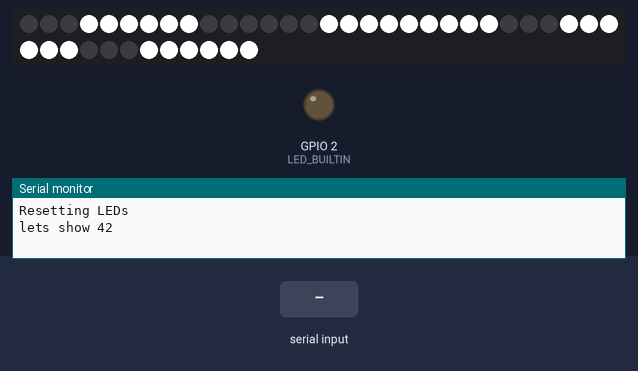
The sketch below on a simulated ESP8266 (NodeMCU). Shown: 42 RGB LEDs in strip order, left to right, continuing on the next row, output pins drawn as LEDs (lit = HIGH, except the on-board LED, lit = LOW), the last lines printed to the serial monitor. The test bench sets the inputs (shaded band).

Above: at 1.2 s.
1.3 s: "D\n" received over Serial
At 1.7 s:
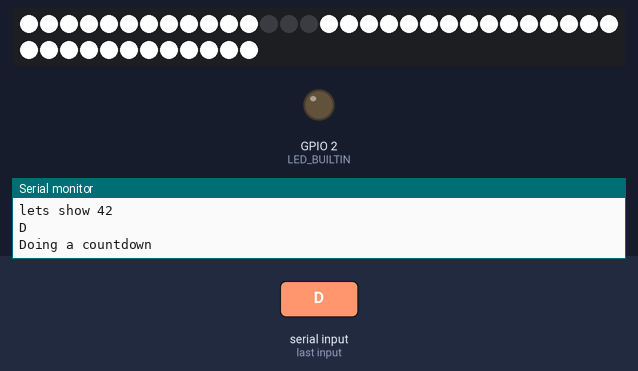
At 2.7 s:
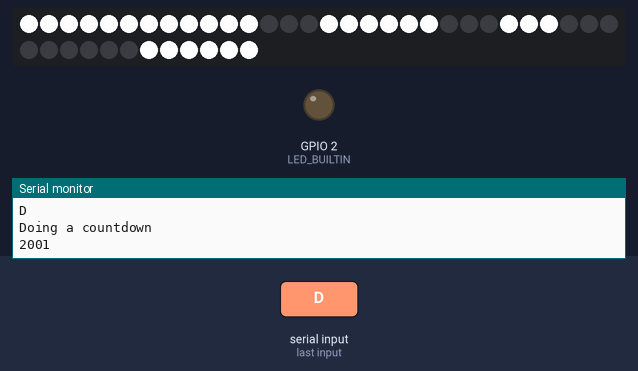
2.8 s: "C\n" received over Serial
Timing chart, 0 to 5.8 s (numbered marks = the images above; inputs shaded):
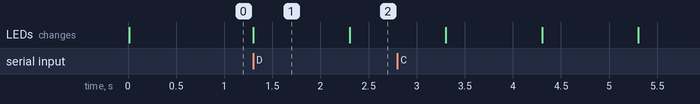

Measured:
- after the input at 1.3 s, the LEDs: first change at once (image 1 shows a later state)
- what the display in image 1 shows lasts 1.0 s, from 1.3 s to 2.3 s

The sketch:

fat88-nodemcu-ws2812.ino
```cpp
// fat88
// a 2 x 7-segment-display from smartLEDs
//
// Modes:
// A - Strand Test. Simply scrolls through all of the leds.
// B #ffffff/2,#000000/3 - will fill the string with 2 white and 3 black leds, alternatingly.
// C[nn] with n = 0...9,A,b,C,d,E,F,g,h,i,J,K,L,-,n,o,P,q,r,S,t,U,v,-,-,y,Z - show character
// F[int] = set the fade time in milliseconds
// T = show clock. Shows the real time.
// T[hhmm] = set the clock.
// S = Stopwatch. Starts with seconds, then progresses to minutes
// D[secs] = CountDown. While secs>60, shows the minutes.
// R[hhmm] = set the alaRm.
// 0=do nothig


// Values
// numLEDS = 42
// functions:
// interrrupt: trying to call this with about 50Hz.
//      fades the content of curValues based on fadeSpeed and updateTimestamp towards the futValues

#define DEBUG 1
//#define NODEMCU

#define wsPin 10
// on an arduino we use pin 10. // on a nodemcu, use D0 (ESP8266 pin GPIO16)

#ifdef NODEMCU
 #include <ESP8266WiFi.h>
 WiFiServer server(80);
#endif


#include <Adafruit_NeoPixel.h>
const char* ssid = "r199 Guest Network";
const char* password = "seiunsergast";


#define numLEDs 42
int btnPin = 11; // this would be a button to toggle the various modes
int i=0;
unsigned long timer=0;
String inputString = "";         // a string to hold incoming data
boolean stringComplete = false;  // whether the string is complete
char mode ='C';                 // stores the mode of the entire device.
uint32_t vt[numLEDs];     // target value
unsigned long countDown;
float delta;
char buf[12];
char a;
Adafruit_NeoPixel strip = Adafruit_NeoPixel(numLEDs, wsPin, NEO_GRB + NEO_KHZ800);

void setup() {
  Serial.begin(115200);
    // reserve 200 bytes for the inputString:
  inputString.reserve(500);
  delay(10);

  pinMode(LED_BUILTIN, OUTPUT);
  digitalWrite(LED_BUILTIN,HIGH); //!digitalRead(LED_BUILTIN)

  pinMode(wsPin, OUTPUT);

  strip.begin();
  strip.show(); // Initialize all pixels to 'off'
  Serial.println("Resetting LEDs");

  #ifdef NODEMCU
    // Connect to WiFi network
    Serial.println();
    Serial.println();
    Serial.print("Connecting to ");
    Serial.println(ssid);

    WiFi.begin(ssid, password);

    while (WiFi.status() != WL_CONNECTED) {
      delay(500);
      Serial.print(".");
    }
    Serial.println("");
    Serial.println("WiFi connected");

    // Start the server
    server.begin();
    Serial.println("Server started");

    // Print the IP address
    Serial.print("Use this URL to connect: ");
    Serial.print("http://");
    Serial.print(WiFi.localIP());
    Serial.println("/");
  #endif

  // DEBUG CODE
  #ifdef DEBUG
    Serial.println("lets show 42");
    set7Seg('4','2');
  #endif

  mode='0';
}

void loop() {

  // latzily turn the control LED on ledPin (onboard) on 'n' off
  if (millis()>(timer+2000)) {
     timer=millis();
     //digitalWrite(LED_BUILTIN,HIGH); //!digitalRead(LED_BUILTIN)
     #ifdef DEBUG
      Serial.println(millis());
     #endif
    }

  // parse the string when a newline arrives:
  if (stringComplete) {
    Serial.println(inputString);
    if ((inputString.length()>2) && (inputString.charAt(0)=='C')){ // char mode
        mode='C';
        set7Seg(inputString.charAt(1),inputString.charAt(2)); //
      } else
      if (inputString.charAt(0)=='D') {
        mode='D';
        countDown=millis()+99000;
        Serial.println("Doing a countdown");
      }
    // clear the string:
    inputString = "";
    stringComplete = false;
  }

  // do something according to the mode.
  // currently only C and D are working

  switch (mode) {
    case 'D':
      delta=countDown-millis();
      if (delta<1000) {
        mode='0';
        delta=0;
        Serial.println("Countdown done.");
        }
      itoa(int(delta/10000),buf,10);
      a=buf[0];
      itoa((int(delta/1000)%10),buf,10);
      set7Seg(a,buf[0]);
    break;

    case 'C':
      // nothing to do here.
    break;

// now work on the color.


}

  #ifdef NODEMCU

  // Check if a client has connected
  WiFiClient client = server.available();
  if (!client) {
    return;
  }

  // Wait until the client sends some data
  Serial.println("new client");
  while(!client.available()){
    delay(1);
  }

  // Read the first line of the request
  String request = client.readStringUntil('\r');
  Serial.println(request);
  client.flush();

  // Match the request

  int value = LOW;
  if (request.indexOf("/LED=ON") != -1)  {
    for (i=0 ; i<numLEDs ; i++) {
      strip.setPixelColor(i, strip.Color(255,255,255));
    }
    strip.show();
    mode='0';
    value = HIGH;
  }
  if (request.indexOf("/LED=OFF") != -1)  {
    for (i=0 ; i<numLEDs ; i++) {
      strip.setPixelColor(i, strip.Color(0,0,0));
    }
    strip.show();
    mode='0';
    value = LOW;
  }

  if (request.indexOf("/LED=TEST") != -1) {
    mode='C';
  }

  // Return the response
  client.println("HTTP/1.1 200 OK");
  client.println("Content-Type: text/html");
  client.println(""); //  do not forget this one
  client.println("<!DOCTYPE HTML>");
  client.println("<html>");

  client.print("Led pin is now: ");

  if(value == HIGH) {
    client.print("On");
  } else {
    client.print("Off");
  }

  client.println("<br><br>");
  client.println("<a href=\"/LED=ON\"\"><button>All On</button></a>");
  client.println("<a href=\"/LED=OFF\"\"><button>All Off</button></a>");
  client.println("<a href=\"/LED=TEST\"\"><button>Strand Test</button></a><br />");
  client.println("</html>");

  delay(1);
  Serial.println("Client disonnected");
  Serial.println("");
  #endif
}
/*
  SerialEvent occurs whenever a new data comes in the
 hardware serial RX.  This routine is run between each
 time loop() runs, so using delay inside loop can delay
 response.  Multiple bytes of data may be available.
 */
void serialEvent() {
  while (Serial.available()) {
    // get the new byte:
    char inChar = (char)Serial.read();
    // add it to the inputString:
    inputString += inChar;
    // if the incoming character is a newline, set a flag
    // so the main loop can do something about it:
    if (inChar == '\n') {
      stringComplete = true;
    }
  }
}
```

segclockconsts.ino
```cpp
// fat88
// addressing mode functions & constants

// the letters that can be displayed:
String ciphers="0123456789ABCDEFGHIJKLMNOPQRSTUVWXYZ-_ =";

// this array stores the bit map for each letter that can be displayed.Since we have 7 segments, there are 7 bits for each cipher
// numbered in reading direction, MSB is on top and LSB on bottom.
char ciphSegs[]={B1110111,B0010010,B1011101,B1011011,B0111010,B1101011,B1101111,B1010010,B1111111,B1111011,
                 B1111110,B0101111,B1100101,B0011111,B1101101,B1101100,B1111011,B0101110,B0100100,B1010111,B0111110,B0100101,B1110000,B0001110,B0001111,B1111100,B1111010,B0001100,B1101011,B0101101,B0110111,B0000111,B0000000,B0000000,B0111011,B1011101,
                 B0001000,B0000001,B0000000,B1000000};

// this array stores a map of LED IDs for each segment that needs to be controlled.
// there can be 3 LEDs for each segment. Since cabling may be arbitrary, there is a separate mapping for the left and right digit
byte segMap[2][7][3] = {
                      {   {0,1,2},{20,19,18} ,{3,4,5} ,{17,16,15} ,{14,13,12} ,{6,7,8} ,{11,10,9} },
                      {  {36,37,38},{35,34,33} ,{39,40,41} ,{29,28,27} ,{32,31,30} ,{26,25,24} ,{21,22,23} }
};

byte cycler=0;

void set7Seg(char ciphL,char ciphR) {

    byte c=ciphers.indexOf(ciphL);
    if (c==-1) {
      return;
    }
    // step through the seven segments and look up the three LED-IDs for each
    //Serial.println(ciphSegs[c],BIN);

    for (byte i=0;i<7;i++){
      boolean b=(ciphSegs[c] >> (6-i)) & B0000001;
      for (byte j=0; j<3;j++) {

        if (!b){
            /* #ifdef DEBUG
            Serial.print( segMap[side][i][j]);
            Serial.println ("-OFF");
            #endif
            */
            setLED(segMap[0][i][j],0x0);
          } else {
            /*#ifdef DEBUG
            Serial.print( segMap[side][i][j]);
            Serial.println ("-ON");
            #endif  */
            setLED(segMap[0][i][j],0xffffff);
        }

      }
    }

    c=ciphers.indexOf(ciphR);
    if (c==-1) {
      return;
    }

    for (byte i=0;i<7;i++){
      boolean b=(ciphSegs[c] >> (6-i)) & B0000001;
      for (byte j=0; j<3;j++) {

        if (!b){
            /* #ifdef DEBUG
            Serial.print( segMap[side][i][j]);
            Serial.println ("-OFF");
            #endif
            */
            setLED(segMap[1][i][j],0x0);
          } else {
            /*#ifdef DEBUG
            Serial.print( segMap[side][i][j]);
            Serial.println ("-ON");
            #endif  */
            setLED(segMap[1][i][j],0xffffff);
        }

      }
    }

  strip.show();
}

void setLED(int i, uint32_t col) {
  // at the moment, only direct mode.
  // Todo: Add LERP with a defined fadetime.
  cycler++;
  if (col==0) {
        strip.setPixelColor(i,col);
  } else {
    strip.setPixelColor(i,col);
  }

}


// Input a value 0 to 255 to get a color value.
// The colours are a transition r - g - b - back to r.
uint32_t Wheel(byte WheelPos) {
  WheelPos = 255 - WheelPos;
  if(WheelPos < 85) {
    return strip.Color(255 - WheelPos * 3, 0, WheelPos * 3);
  }
  if(WheelPos < 170) {
    WheelPos -= 85;
    return strip.Color(0, WheelPos * 3, 255 - WheelPos * 3);
  }
  WheelPos -= 170;
  return strip.Color(WheelPos * 3, 255 - WheelPos * 3, 0);
}
```
